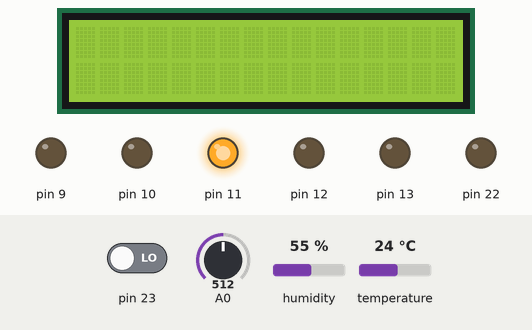
Bench run of a sketch on a simulated Arduino Uno, built with avr-gcc and run on an emulated ATmega328P. Parts: 16×2 character LCD, output pins drawn as LEDs (lit = HIGH). The test bench sets the inputs (shaded band); at power-on: pin 23 LOW, A0 = 512, temperature 24 °C, humidity 55 %. What the sketch prints to the serial monitor is not drawn.

Above: at 2.6 s.
2.7 s: pin 23 driven HIGH
At 5.7 s:
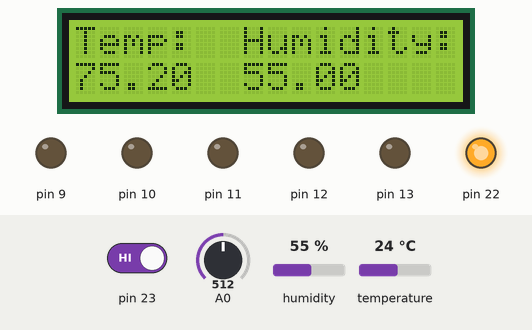
6.2 s: A0 set to 104
9.9 s: A0 set to 93
At 14.7 s:
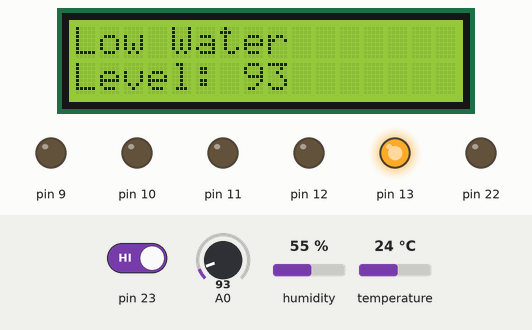
15.3 s: A0 set to 110
At 16.4 s:
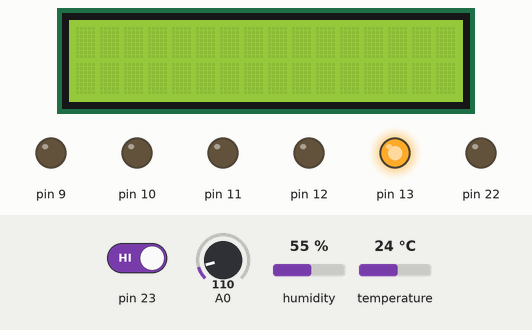
19.3 s: temperature set to 28 °C
At 23.0 s:
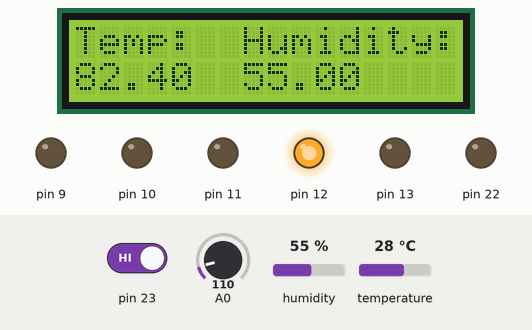
23.4 s: temperature set to 12 °C
At 24.7 s:
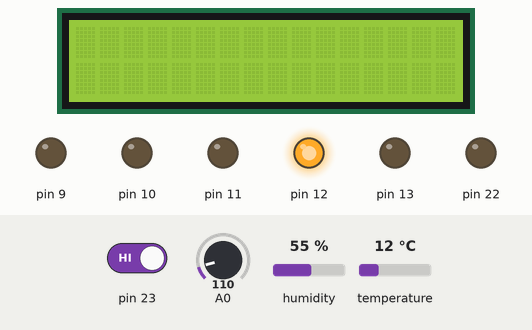
Timing chart, 0 to 27.5 s (numbered marks = the images above; inputs shaded):
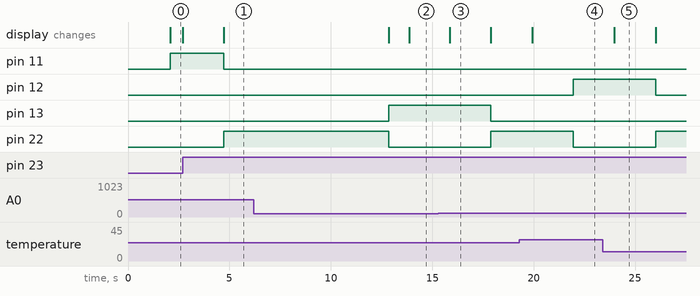

The sketch:

ProjectCode.ino.ino
```cpp
// INITIALIZE DHT TEMPERATURE / HUMIDITY SENSOR
#include "DHT.h"
#define DHTPIN 2
#define DHTTYPE DHT11
DHT dht(DHTPIN, DHTTYPE);

// INITIALIZE LCD
#include <LiquidCrystal.h>
LiquidCrystal lcd(8, 7, 6, 5, 4, 3);

// DIGITAL PORT B REGISTERS
volatile unsigned char* port_b = (unsigned char*) 0x25;
volatile unsigned char* ddr_b = (unsigned char*) 0x24;
volatile unsigned char* pin_b = (unsigned char*) 0x23;

// ANALOG
volatile unsigned char* my_ADMUX = (unsigned char*) 0x7C;
volatile unsigned char* my_ADCSRB = (unsigned char*) 0x7B;
volatile unsigned char* my_ADCSRA = (unsigned char*) 0x7A;
volatile unsigned int* my_ADCH_DATA = (unsigned int*) 0x79;
volatile unsigned int* my_ADCL_DATA = (unsigned int*) 0x78;

// WATER LEVEL ANALOG PORT A0
unsigned char WATER_LEVEL_PORT = 0;

// THRESHOLDS
#define TEMPERATURE_THRESHOLD_F 80.0000
#define TEMPERATURE_THRESHOLD_C 26.6667
#define WATER_LEVEL_THRESHOLD 100

// Flags depicting what state we are in.
enum state {
   off = 0,
   idle = 1,
   temp = 2,
   water = 3
};

// Begin in off state.
enum state stat = off;

void setup() {
  //Initialize analog ports
  adc_init();

  // Initialzie Serial Port
  Serial.begin(9600);

  // Initialize LCD
  lcd.begin(16, 2);

  // Initialize DHT
  dht.begin();

  //EIMSK |= 0b10000000;
  //PCMSK0 |= 0b10000000;

  // Set PB7 as input and PB6, PB5, PB4, PB3, and PB2 as output
  *port_b &= 0b01111111;
  *ddr_b &= 0b01111111;
  *ddr_b |= 0b01111110;
  // PB7 will be the button
  // PB6 will be IDLE LED (Green)
  // PB5 will be Error (red)
  // PB4 will be temp (blue)
  // PB3 will be Disabled state (yellow)
  // PB2 will be fan
}

void loop() {
  delay(2000);

  unsigned int w = adc_read(WATER_LEVEL_PORT);
  float f = temperatureRead(true);
  float h = humidity();

  Serial.print(F("Humidity: "));
  Serial.print(h);
  Serial.print(F("%  Temperature: "));
  Serial.print(f);
  Serial.print(F(" Water: "));
  Serial.print(w);
  Serial.print('\n');

  // Choose State Space
  switch(stat) {
    case off:
      Serial.println("Disabled State");
      disabled_state();
      break;
    case idle:
      Serial.println("Idle State");
      idle_state();
      break;
    case water:
      Serial.println("Error State");
      error_state();
      break;
    case temp:
      Serial.println("Running State");
      running_state();
      break;
    default:
      break;
  }
}

/*///////////////////
  MACHINE STATES
///////////////////*/
void disabled_state() { // Or off state
  lcd.clear();
  lcd.noDisplay();

  *port_b &= 0b10000001; // Turn off all LEDs
  *port_b |= 0b00001000; // Turn on Yellow LED

  // Listen to PB7 and await low signal
  while ( (*pin_b & (1 << 7)) == 0) { }

  // Start button pressed and initialize idle state.
  stat = idle;
  lcd.display();
}

void idle_state() {
  *port_b |= 0b01000000; // Turn on green LED
  *port_b &= 0b01000000; // Turn off other LEDs & fan

  // Get water level, temperature, and humidity
  unsigned int w = water_level();
  float t = temperatureRead(true);
  float h = humidity();

  // Display temperature and humidity to screen
  lcd_th(t, h);

  // Check water level.
  if (w < WATER_LEVEL_THRESHOLD) stat = water;

  // Check temperature.
  else if (t > TEMPERATURE_THRESHOLD_F) stat = temp;
}

void error_state() {
  *port_b |= 0b00100000; // Turn on red LED
  *port_b &= 0b00100000; // Turn off other LEDs

  lcd.clear();
  lcd.print("Low Water");

  unsigned int w = water_level();

  // Wait for water level to increase
  while (w < WATER_LEVEL_THRESHOLD) {
    delay(1000);
    w = water_level();
    lcd.setCursor(0, 1);
    lcd.print("Level:");
    lcd.setCursor(7, 1);
    lcd.print(w);
}

  // Water level is now okay
  stat = idle;
  lcd.clear();
}

void running_state()
{
  *port_b |= 0b00010000; // Enable fan and running LED
  *port_b &= 0b00010000; // Disable other LEDs
  float f = temperatureRead(true);
  float h = humidity();

  // Check water level and temperature
  if (water_level() < WATER_LEVEL_THRESHOLD) stat = water;
  else if ( f > TEMPERATURE_THRESHOLD_F ) {
    delay(1000);
    Serial.print("Temp: ");
    Serial.print(f);
    Serial.print('\n');
    lcd_th(f, h);
    return running_state();
  }
  else {
    lcd.clear();
    stat = idle;
  }
}

/*///////////////////
 UTILITY FUNCTIONS
///////////////////*/

// GET WATER LEVEL FROM ANALOG PORT 0
unsigned int water_level() {
  return adc_read(WATER_LEVEL_PORT);
}

// GET TEMPERATURE FROM DHT11
float temperatureRead(bool F) {
  float t;
  if (F) t = dht.readTemperature(true); // Fahrenheit
  else t = dht.readTemperature();       // Celsius
  if (isnan(t)) Serial.println(F("Failed to read temperature from DHT sensor!"));
  return t;
}

// GET HUMIDITY FROM DHT11
float humidity() {
  float h = dht.readHumidity();
  if (isnan(h)) Serial.println(F("Failed to read humidity from DHT sensor!"));
  return h;
}

// OUTPUT TEMPERATURE AND HUMIDITY TO LCD
void lcd_th(float t, float h) {
  lcd.setCursor(0, 0);
  lcd.print("Temp:  Humidity:");
  lcd.setCursor(0, 1);
  lcd.print(t);
  lcd.setCursor(7, 1);
  lcd.print(h);
}

/*//////////////////////////////
    ANALOG/DIGITAL CONVERSION
//////////////////////////////*/

// INITIALIZE THE ADC
void adc_init() {
  // Register A
  *my_ADCSRA |= 0x80; // Set Bit 7 to 1
  *my_ADCSRA &= 0b11011111; // Clear Bit 5
  *my_ADCSRA &= 0b11110111; // Clear Bit 3
  *my_ADCSRA &= 0b11111000; // Clear bits 2-0

  // Register B
  *my_ADCSRB &= 0b11110111; // Clear bit 3
  *my_ADCSRB &= 0b11111000; // Clear bit 2-0

  // MUX
  *my_ADMUX &= 0b01111111; // Clear bit 7
  *my_ADMUX |= 0b01000000; // Set bit 6
  *my_ADMUX &= 0b11011111; // Clear bit 5. Right adjusted result.
  *my_ADMUX &= 0b11100000; // Clear Bits 4-0
}

unsigned int adc_read(unsigned char adc_channel_num)
{
  // Clear Analog channel selection bits
  *my_ADMUX &= 0b11100000;
  *my_ADMUX &= 0b11011111;
  if (adc_channel_num > 7) {
    adc_channel_num -= 8;
    *my_ADCSRB |= 0b00001000;
  }
  *my_ADMUX += adc_channel_num;
  *my_ADCSRA |= 0b01000000;
  while ((*my_ADCSRA & 0x40) != 0);
  return pow(2 * (*my_ADCH_DATA & (1 << 0)), 8) + pow(2 * (*my_ADCH_DATA & (1 << 1)), 9) + *my_ADCL_DATA;
}

/*

ISR(INT7_vect) {
  if (stat) { // We are in a non-off state.
    Serial.println("Turning Off");
    stat = off;
  }
  else { // We are off so turn on.
    Serial.println("Turning On");
    stat = idle;
  }
}

*/
```

Measured:
- the behaviour switches between 100 and 99 on A0 (found by bisection; images 1 and 2)
- the behaviour switches between 26 and 27 °C on temperature (found by bisection; images 3 and 4)
- after the input at 2.7 s, pin 11: HIGH → LOW after 2.0 s; pin 22: LOW → HIGH after 2.0 s
- after the input at 6.2 s, every drawn part: stays the same
- after the input at 9.9 s, pin 13: LOW → HIGH after 2.9 s; pin 22: HIGH → LOW after 2.9 s; the display: first changes after 3.0 s (image 2 shows a later state)
- after the input at 15.3 s, pin 13: HIGH → LOW after 2.6 s; pin 22: LOW → HIGH after 2.6 s; the display: changes after 0.56 s (image 3)
- after the input at 19.3 s, pin 12: LOW → HIGH after 2.6 s; pin 22: HIGH → LOW after 2.6 s; the display: changes after 0.62 s (image 4)
- after the input at 23.4 s, pin 12: HIGH → LOW after 2.6 s; pin 22: LOW → HIGH after 2.6 s; the display: changes after 0.58 s (image 5)
